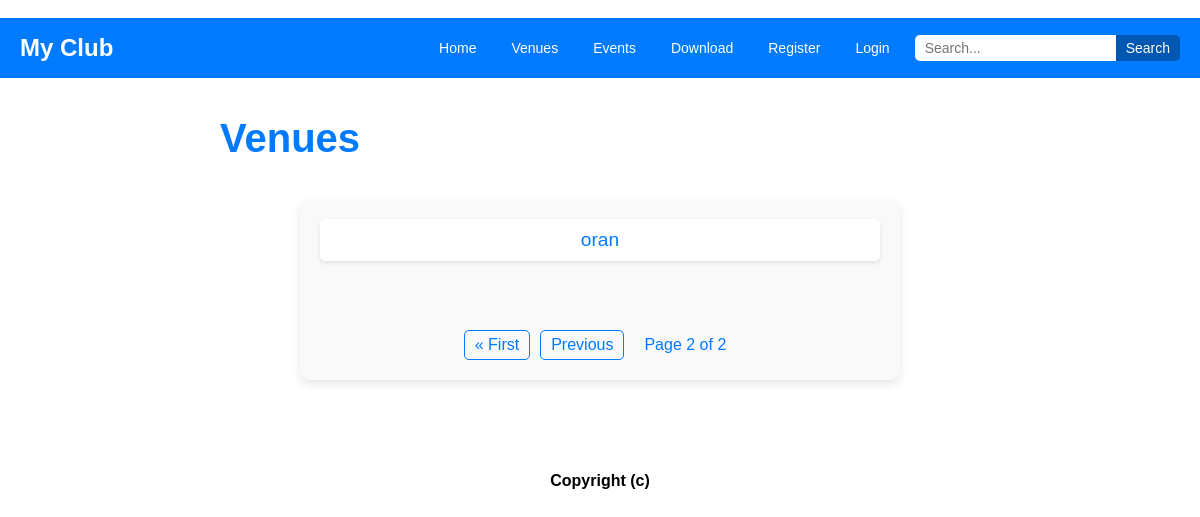
Page /venues?page=3 on the earlier database version.
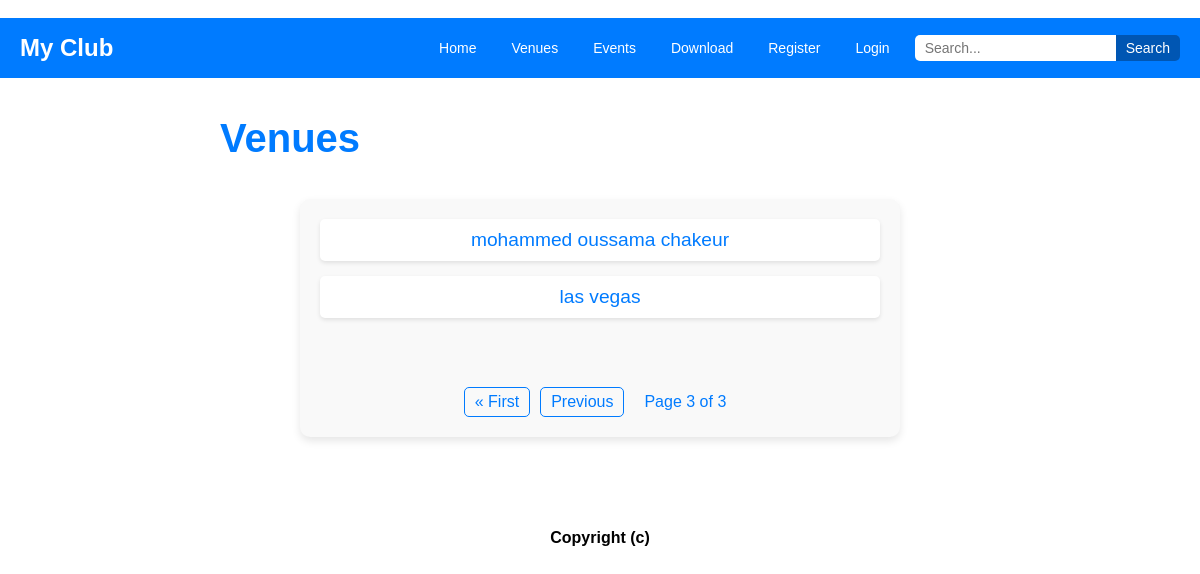
Same page on the later database version.
### event/models.py (models this page shows)
class Venue(models.Model):
    name= models.CharField('name of venue' , max_length=100 , null=False)
    address= models.CharField('address' , max_length=100 , null=False)
    zip_code = models.CharField('zip' , max_length=10)
    phone= models.CharField('phone number' , max_length=15 , blank=True)
    web= models.URLField('website url' , blank= True)
    email = models.EmailField('email' , blank=True)
    owner = models.IntegerField('Venue Owner' , blank= False , default=1)
    image = models.ImageField(null= True , blank=True , upload_to='images/')
    def __str__(self):
        return self.name

### event/views.py (the view)
# urls.py: path('venues' , views.venue_l , name='venues'),
def venue_l(request):
    p= Paginator(Venue.objects.all() , 2)
    page = request.GET.get('page')
    venues= p.get_page(page)
    return render(request, 'event/venues.html', {'venues': venues})

### event/templates/event/venues.html (shortened to what this page needs)
{% extends 'base.html' %}
{% block content %}
    <div class="container" style="max-width: 800px; margin: 0 auto; padding: 20px;">
        <br>
        <h1 class="text-center" style="font-size: 2.5em; color: #007BFF; margin-bottom: 20px;">Venues</h1>
        <br>
        <center>
            <div style="background-color: #f9f9f9; padding: 20px; border-radius: 10px; box-shadow: 0 4px 8px rgba(0, 0, 0, 0.1); max-width: 600px; margin: 0 auto;">
                {% for venue in venues %}
                    <div style="display: flex; justify-content: space-between; align-items: center; margin-bottom: 15px; padding: 10px; background-color: #fff; border-radius: 5px; box-shadow: 0 2px 4px rgba(0, 0, 0, 0.1); transition: transform 0.2s ease, box-shadow 0.2s ease;">
                        <a href="{% url 'show_venue' venue.id %}" style="font-size: 1.2em; color: #007BFF; text-decoration: none; flex-grow: 1;">
                            {{ venue }}
                        </a>
                    </div>
                {% endfor %}
                <br><br><br>
                <div class="pagination" style="display: flex; justify-content: center; align-items: center; gap: 10px;">
                    {% if venues.has_previous %}
                        <a href="?page=1" style="font-size: 1em; color: #007BFF; text-decoration: none; padding: 5px 10px; border-radius: 5px; background-color: #f9f9f9; border: 1px solid #007BFF; transition: background-color 0.3s ease;">
                            &laquo; First
                        </a>
                        <a href="?page={{venues.previous_page_number}}" style="font-size: 1em; color: #007BFF; text-decoration: none; padding: 5px 10px; border-radius: 5px; background-color: #f9f9f9; border: 1px solid #007BFF; transition: background-color 0.3s ease;">
                            Previous
                        </a>
                    {% endif %}
                    <span style="font-size: 1em; color: #007BFF; padding: 5px 10px;">
                        Page {{venues.number}} of {{venues.paginator.num_pages}}
                    </span>
                </div>
            </div>
        </center>
    </div>
{% endblock %}

Differences in the rows shown:
no longer on this page (row unchanged): Venue: name "oran"
added Venue: name "mohammed oussama chakeur"
added Venue: name "las vegas"
Other differences:
{{ venues.number }}: "2" → "3"
{{ venues.paginator.num_pages }}: "2" → "3"
